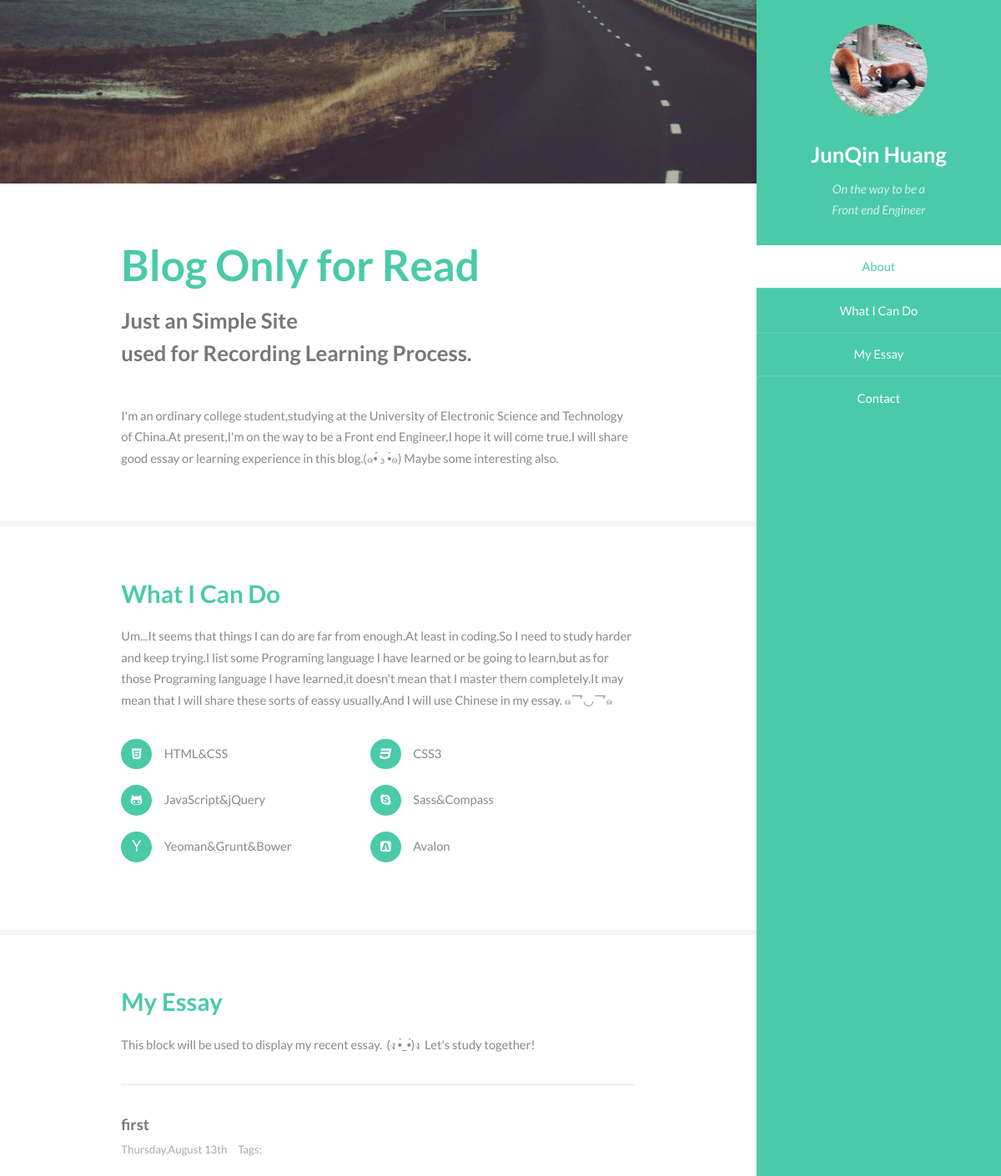
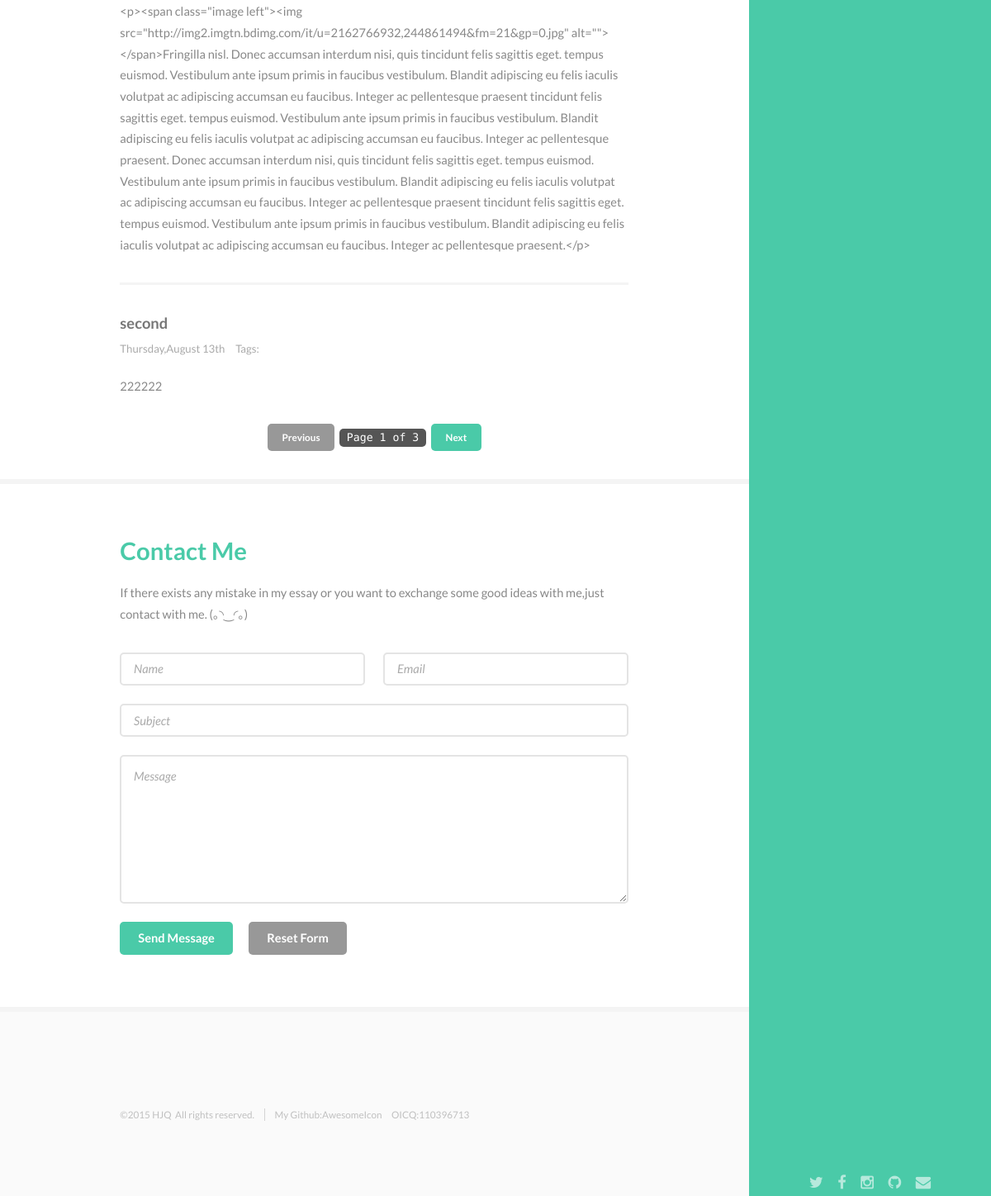
The page / on the database its author committed (2 pictures, top to bottom).
### blog/models.py (models this page shows)
class Article(models.Model):#wenzhang
    caption = models.CharField(max_length=30)#biaoti
    publish_time = models.DateTimeField(auto_now_add=True)#fabushijian
    update_time = models.DateTimeField(auto_now=True)#gengxinriqi
    author = models.ForeignKey(Author)#zuozhe
    tags = models.ManyToManyField(Tag, blank=True)#biaoqian
    content = MarkdownField()#neirong

### blog/views.py (the view)
# urls.py: url(r'index/(?P<page_num>\d+)$', 'blog.views.index'),
def index(request, page_num = 1):
	posts = list(Article.objects.all())
	paginator = Paginator(posts, 2)
	t = loader.get_template("index.html")
	c = Context({'posts':paginator.page(int(page_num))})
	return HttpResponse(t.render(c))

### blog/templates/index.html (shortened to what this page needs)
	{% extends "base.html" %}
	{% load django_markdown%}
	{% block content %}
	{% for post in posts %}
<article>
	<header>
	<h4>{{post.caption}}</h4>
	<p>{{post.publish_time|date:"l,F jS"}}&nbsp;&nbsp;&nbsp;&nbsp;
	Tags:</p>
	</header>
	<p>{{post.content|markdown}}</p>
</article>
	{% endfor %}
	<div class="paginator" style="text-align: center;margin-bottom: 5px;">
        {% if posts.has_previous %}
            <a href="/blog/index/{{posts.previous_page_number}}" class="button special small">Previous</a>
        {% else %}
        	<a href="javascript:;" class="button small">Previous</a>
        {% endif %}
        <code>Page {{posts.number}} of {{posts.paginator.num_pages}}</code>
        {% if posts.has_next %}
            <a href="/blog/index/{{ posts.next_page_number }}" class="button special small">Next</a>
        {% else %}
        	<a href="javascript:;" class="button small">Next</a>
        {% endif %}
    </div>
	{% endblock %}

### blog/static/css/main.css (style rules this page uses)
html, body, div, span, applet, object, iframe, h1, h2, h3, h4, h5, h6, p, blockquote, pre, a, abbr, acronym, address, big, cite, code, del, dfn, em, img, ins, kbd, q, s, samp, small, strike, strong, sub, sup, tt, var, b, u, i, center, dl, dt, dd, ol, ul, li, fieldset, form, label, legend, table, caption, tbody, tfoot, thead, tr, th, td, article, aside, canvas, details, embed, figure, figcaption, footer, header, hgroup, menu, nav, output, ruby, section, summary, time, mark, audio, video { margin: 0; padding: 0; border: 0; font-size: 100%; font: inherit; vertical-align: baseline; }
article, aside, details, figcaption, figure, footer, header, hgroup, menu, nav, section { display: block; }
body { line-height: 1; }
body { -webkit-text-size-adjust: none; }
*, *:before, *:after { -moz-box-sizing: border-box; -webkit-box-sizing: border-box; box-sizing: border-box; }
body { background: #fff; }
body, input, select, textarea { color: #888; font-family: "Lato", sans-serif; font-size: 16pt; font-weight: 400; line-height: 1.75em; }
a { -moz-transition: color 0.2s ease-in-out, border-color 0.2s ease-in-out; -webkit-transition: color 0.2s ease-in-out, border-color 0.2s ease-in-out; -ms-transition: color 0.2s ease-in-out, border-color 0.2s ease-in-out; transition: color 0.2s ease-in-out, border-color 0.2s ease-in-out; border-bottom: solid 1px #e4e4e4; color: inherit; text-decoration: none; }
p { margin: 0 0 2.25em 0; }
h1, h2, h3, h4, h5, h6 { color: #777; font-weight: 700; line-height: 1em; margin: 0 0 0.5625em 0; }
h4 { font-size: 1.25em; line-height: 1.5em; }
code { background: #555; border-radius: 5px; color: #fff; font-family: "Source Code Pro", monospace; font-size: 0.9em; margin: 0 0.25em; padding: 0.25em 0.65em; }
header p { color: #aaa; position: relative; margin: 0 0 1.6875em 0; }
header h4 + p, header h5 + p, header h6 + p { font-size: 0.9em; margin-top: -0.25em; line-height: 1.5em; }
input[type="submit"], input[type="reset"], input[type="button"], .button { -moz-appearance: none; -webkit-appearance: none; -ms-appearance: none; appearance: none; -moz-transition: background-color 0.2s ease-in-out, color 0.2s ease-in-out; -webkit-transition: background-color 0.2s ease-in-out, color 0.2s ease-in-out; -ms-transition: background-color 0.2s ease-in-out, color 0.2s ease-in-out; transition: background-color 0.2s ease-in-out, color 0.2s ease-in-out; background-color: #989898; border-radius: 5px; border: 0; color: #ffffff !important; cursor: pointer; display: inline-block; font-weight: 700; height: 2.75em; line-height: 2.75em; padding: 0 1.5em; text-align: center; text-decoration: none; white-space: nowrap; }
input[type="submit"].small, input[type="reset"].small, input[type="button"].small, .button.small { font-size: 0.8em; }
input[type="submit"].special, input[type="reset"].special, input[type="button"].special, .button.special { background-color: #4acaa8; color: #ffffff !important; }
.features article { border-top: solid 3px #f4f4f4; margin-bottom: 2.25em; padding-top: 2.25em; }
@media screen and (max-width: 1680px) { body, input, select, textarea { font-size: 13pt; } }
@media screen and (max-width: 1280px) { body, input, select, textarea { font-size: 11pt; } }

### rows shown on the page
Article: caption "first", publish_time "Thursday,August 13th", content "<p><span class=\"image left\"><img src=\"http://img2.imgtn.bdimg.com/it/u=2162766932,244861494&fm=21&gp=0.jpg\" alt=\"\"></span>Fringilla nisl. Donec accumsan interdum nisi, quis tincidunt felis sagittis eget. tempus euismod. Vestibulum ante ipsum primis in faucibus vestibulum. Blandit adipiscing eu felis iaculis volutpat ac adipiscing accumsan eu faucibus. Integer ac pellentesque praesent tincidunt felis sagittis eget. tempus euismod. Vestibulum ante ipsum primis in faucibus vestibulum. Blandit adipiscing eu felis iaculis volutpat ac adipiscing accumsan eu faucibus. Integer ac pellentesque praesent. Donec accumsan interdum nisi, quis tincidunt felis sagittis eget. tempus euismod. Vestibulum ante…"
Article: caption "second", publish_time "Thursday,August 13th", content "222222"

### other values the page prints
{{ posts.number }} "1"
{{ posts.paginator.num_pages }} "3"
